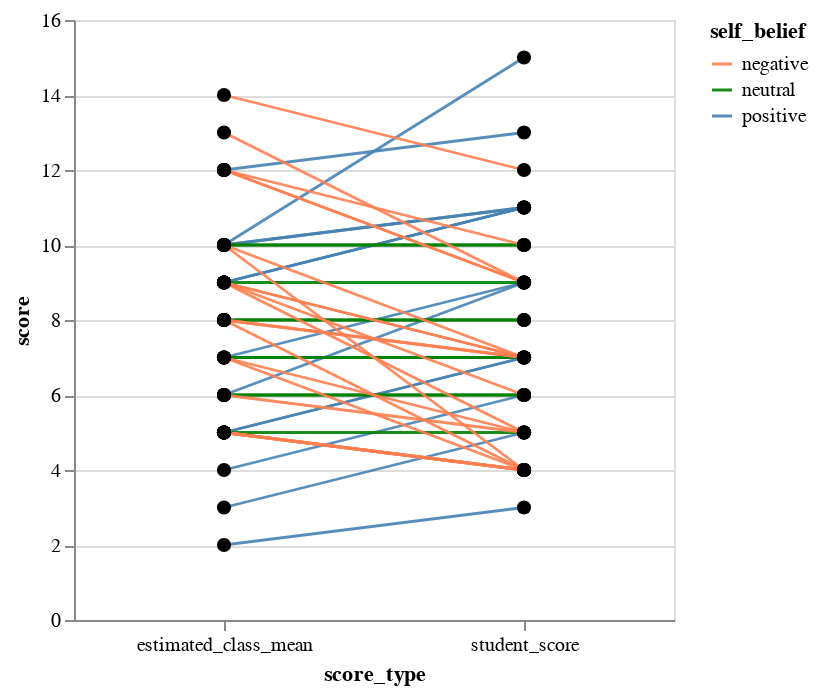

Source (notebook cell):
### Markdown cell above
### Py

### Code cell
points = alt.Chart(scores_this_year).mark_circle(size=50, color='black', opacity=1).encode(
    alt.X('score_type').axis(labelAngle=0),
    alt.Y('score'),
    alt.Detail('time')
).properties(
    width=300
)
(points.mark_line(size=1.4, opacity=0.9).encode(alt.Color('self_belief').scale(range=['coral', 'green', 'steelblue'])) + points)

### Figure 1 — Vega-Lite specification as saved in the notebook (floating-point values rounded to 4 significant figures)
{"config": {"view": {"continuousWidth": 300, "continuousHeight": 300}}, "layer": [{"mark": {"type": "line", "opacity": 0.9, "size": 1.4}, "encoding": {"color": {"field": "self_belief", "scale": {"range": ["coral", "green", "steelblue"]}, "type": "nominal"}, "detail": {"field": "time", "type": "nominal"}, "x": {"axis": {"labelAngle": 0}, "field": "score_type", "type": "nominal"}, "y": {"field": "score", "type": "quantitative"}}}, {"mark": {"type": "circle", "color": "black", "opacity": 1, "size": 50}, "encoding": {"detail": {"field": "time", "type": "nominal"}, "x": {"axis": {"labelAngle": 0}, "field": "score_type", "type": "nominal"}, "y": {"field": "score", "type": "quantitative"}}}], "data": {"name": "data-d87c8ac6701c54e21b83d7c3696c3ead"}, "width": 300, "$schema": "https://vega.github.io/schema/vega-lite/v5.20.1.json", "datasets": {"data-d87c8ac6701c54e21b83d7c3696c3ead": [{"time": "10/12/2024 0:04:22", "diff": 5.0, "self_belief": "positive", "year": 2024.0, "score_type": "student_score", "score": 15.0}, {"time": "10/12/2024 0:04:22", "diff": 5.0, "self_belief": "positive", "year": 2024.0, "score_type": "estimated_class_mean", "score": 10.0}, {"time": "10/8/2024 20:19:17", "diff": 3.0, "self_belief": "positive", "year": 2024.0, "score_type": "student_score", "score": 9.0}, {"time": "10/8/2024 20:19:17", "diff": 3.0, "self_belief": "positive", "year": 2024.0, "score_type": "estimated_class_mean", "score": 6.0}, {"time": "10/7/2024 14:28:51", "diff": 2.0, "self_belief": "positive", "year": 2024.0, "score_type": "student_score", "score": 7.0}, {"time": "10/7/2024 14:28:51", "diff": 2.0, "self_belief": "positive", "year": 2024.0, "score_type": "estimated_class_mean", "score": 5.0}, {"time": "10/7/2024 14:37:58", "diff": 2.0, "self_belief": "positive", "year": 2024.0, "score_type": "student_score", "score": 6.0}, {"time": "10/7/2024 14:37:58", "diff": 2.0, "self_belief": "positive", "year": 2024.0, "score_type": "estimated_class_mean", "score": 4.0}, {"time": "10/8/2024 10:38:58", "diff": 2.0, "self_belief": "positive", "year": 2024.0, "score_type": "student_score", "score": 5.0}, {"time": "10/8/2024 10:38:58", "diff": 2.0, "self_belief": "positive", "year": 2024.0, "score_type": "estimated_class_mean", "score": 3.0}, {"time": "10/9/2024 14:19:46", "diff": 2.0, "self_belief": "positive", "year": 2024.0, "score_type": "student_score", "score": 11.0}, {"time": "10/9/2024 14:19:46", "diff": 2.0, "self_belief": "positive", "year": 2024.0, "score_type": "estimated_class_mean", "score": 9.0}, {"time": "10/9/2024 14:26:54", "diff": 2.0, "self_belief": "positive", "year": 2024.0, "score_type": "student_score", "score": 7.0}, {"time": "10/9/2024 14:26:54", "diff": 2.0, "self_belief": "positive", "year": 2024.0, "score_type": "estimated_class_mean", "score": 5.0}, {"time": "10/9/2024 23:01:38", "diff": 2.0, "self_belief": "positive", "year": 2024.0, "score_type": "student_score", "score": 11.0}, {"time": "10/9/2024 23:01:38", "diff": 2.0, "self_belief": "positive", "year": 2024.0, "score_type": "estimated_class_mean", "score": 9.0}, {"time": "10/11/2024 16:24:51", "diff": 2.0, "self_belief": "positive", "year": 2024.0, "score_type": "student_score", "score": 11.0}, {"time": "10/11/2024 16:24:51", "diff": 2.0, "self_belief": "positive", "year": 2024.0, "score_type": "estimated_class_mean", "score": 9.0}, {"time": "10/12/2024 1:09:43", "diff": 2.0, "self_belief": "positive", "year": 2024.0, "score_type": "student_score", "score": 9.0}, {"time": "10/12/2024 1:09:43", "diff": 2.0, "self_belief": "positive", "year": 2024.0, "score_type": "estimated_class_mean", "score": 7.0}, {"time": "10/9/2024 2:11:05", "diff": 1.0, "self_belief": "positive", "year": 2024.0, "score_type": "student_score", "score": 11.0}, {"time": "10/9/2024 2:11:05", "diff": 1.0, "self_belief": "positive", "year": 2024.0, "score_type": "estimated_class_mean", "score": 10.0}, {"time": "10/9/2024 2:11:27", "diff": 1.0, "self_belief": "positive", "year": 2024.0, "score_type": "student_score", "score": 11.0}, {"time": "10/9/2024 2:11:27", "diff": 1.0, "self_belief": "positive", "year": 2024.0, "score_type": "estimated_class_mean", "score": 10.0}, {"time": "10/9/2024 14:22:53", "diff": 1.0, "self_belief": "positive", "year": 2024.0, "score_type": "student_score", "score": 3.0}, {"time": "10/9/2024 14:22:53", "diff": 1.0, "self_belief": "positive", "year": 2024.0, "score_type": "estimated_class_mean", "score": 2.0}, {"time": "10/10/2024 19:44:42", "diff": 1.0, "self_belief": "positive", "year": 2024.0, "score_type": "student_score", "score": 13.0}, {"time": "10/10/2024 19:44:42", "diff": 1.0, "self_belief": "positive", "year": 2024.0, "score_type": "estimated_class_mean", "score": 12.0}, {"time": "10/7/2024 14:40:30", "diff": 0.0, "self_belief": "neutral", "year": 2024.0, "score_type": "student_score", "score": 9.0}, {"time": "10/7/2024 14:40:30", "diff": 0.0, "self_belief": "neutral", "year": 2024.0, "score_type": "estimated_class_mean", "score": 9.0}, {"time": "10/8/2024 15:23:46", "diff": 0.0, "self_belief": "neutral", "year": 2024.0, "score_type": "student_score", "score": 5.0}, {"time": "10/8/2024 15:23:46", "diff": 0.0, "self_belief": "neutral", "year": 2024.0, "score_type": "estimated_class_mean", "score": 5.0}, {"time": "10/9/2024 9:52:40", "diff": 0.0, "self_belief": "neutral", "year": 2024.0, "score_type": "student_score", "score": 7.0}, {"time": "10/9/2024 9:52:40", "diff": 0.0, "self_belief": "neutral", "year": 2024.0, "score_type": "estimated_class_mean", "score": 7.0}, {"time": "10/9/2024 12:10:27", "diff": 0.0, "self_belief": "neutral", "year": 2024.0, "score_type": "student_score", "score": 6.0}, {"time": "10/9/2024 12:10:27", "diff": 0.0, "self_belief": "neutral", "year": 2024.0, "score_type": "estimated_class_mean", "score": 6.0}, {"time": "10/9/2024 15:19:08", "diff": 0.0, "self_belief": "neutral", "year": 2024.0, "score_type": "student_score", "score": 10.0}, {"time": "10/9/2024 15:19:08", "diff": 0.0, "self_belief": "neutral", "year": 2024.0, "score_type": "estimated_class_mean", "score": 10.0}, {"time": "10/9/2024 15:19:11", "diff": 0.0, "self_belief": "neutral", "year": 2024.0, "score_type": "student_score", "score": 8.0}, {"time": "10/9/2024 15:19:11", "diff": 0.0, "self_belief": "neutral", "year": 2024.0, "score_type": "estimated_class_mean", "score": 8.0}, {"time": "10/9/2024 21:16:08", "diff": 0.0, "self_belief": "neutral", "year": 2024.0, "score_type": "student_score", "score": 7.0}, {"time": "10/9/2024 21:16:08", "diff": 0.0, "self_belief": "neutral", "year": 2024.0, "score_type": "estimated_class_mean", "score": 7.0}, {"time": "10/10/2024 13:41:03", "diff": 0.0, "self_belief": "neutral", "year": 2024.0, "score_type": "student_score", "score": 10.0}, {"time": "10/10/2024 13:41:03", "diff": 0.0, "self_belief": "neutral", "year": 2024.0, "score_type": "estimated_class_mean", "score": 10.0}, {"time": "10/10/2024 15:47:43", "diff": 0.0, "self_belief": "neutral", "year": 2024.0, "score_type": "student_score", "score": 8.0}, {"time": "10/10/2024 15:47:43", "diff": 0.0, "self_belief": "neutral", "year": 2024.0, "score_type": "estimated_class_mean", "score": 8.0}, {"time": "10/11/2024 17:26:26", "diff": 0.0, "self_belief": "neutral", "year": 2024.0, "score_type": "student_score", "score": 6.0}, {"time": "10/11/2024 17:26:26", "diff": 0.0, "self_belief": "neutral", "year": 2024.0, "score_type": "estimated_class_mean", "score": 6.0}, {"time": "10/7/2024 14:12:15", "diff": -1.0, "self_belief": "negative", "year": 2024.0, "score_type": "student_score", "score": 4.0}, {"time": "10/7/2024 14:12:15", "diff": -1.0, "self_belief": "negative", "year": 2024.0, "score_type": "estimated_class_mean", "score": 5.0}, {"time": "10/7/2024 14:28:44", "diff": -1.0, "self_belief": "negative", "year": 2024.0, "score_type": "student_score", "score": 5.0}, {"time": "10/7/2024 14:28:44", "diff": -1.0, "self_belief": "negative", "year": 2024.0, "score_type": "estimated_class_mean", "score": 6.0}, {"time": "10/7/2024 14:42:37", "diff": -1.0, "self_belief": "negative", "year": 2024.0, "score_type": "student_score", "score": 7.0}, {"time": "10/7/2024 14:42:37", "diff": -1.0, "self_belief": "negative", "year": 2024.0, "score_type": "estimated_class_mean", "score": 8.0}, {"time": "10/7/2024 15:15:18", "diff": -1.0, "self_belief": "negative", "year": 2024.0, "score_type": "student_score", "score": 4.0}, {"time": "10/7/2024 15:15:18", "diff": -1.0, "self_belief": "negative", "year": 2024.0, "score_type": "estimated_class_mean", "score": 5.0}, {"time": "10/8/2024 14:40:20", "diff": -1.0, "self_belief": "negative", "year": 2024.0, "score_type": "student_score", "score": 4.0}, {"time": "10/8/2024 14:40:20", "diff": -1.0, "self_belief": "negative", "year": 2024.0, "score_type": "estimated_class_mean", "score": 5.0}, {"time": "10/8/2024 21:32:29", "diff": -1.0, "self_belief": "negative", "year": 2024.0, "score_type": "student_score", "score": 7.0}, {"time": "10/8/2024 21:32:29", "diff": -1.0, "self_belief": "negative", "year": 2024.0, "score_type": "estimated_class_mean", "score": 8.0}, {"time": "10/11/2024 22:02:03", "diff": -1.0, "self_belief": "negative", "year": 2024.0, "score_type": "student_score", "score": 4.0}, {"time": "10/11/2024 22:02:03", "diff": -1.0, "self_belief": "negative", "year": 2024.0, "score_type": "estimated_class_mean", "score": 5.0}, {"time": "10/11/2024 22:02:19", "diff": -1.0, "self_belief": "negative", "year": 2024.0, "score_type": "student_score", "score": 4.0}, {"time": "10/11/2024 22:02:19", "diff": -1.0, "self_belief": "negative", "year": 2024.0, "score_type": "estimated_class_mean", "score": 5.0}, {"time": "10/7/2024 14:32:42", "diff": -2.0, "self_belief": "negative", "year": 2024.0, "score_type": "student_score", "score": 5.0}, {"time": "10/7/2024 14:32:42", "diff": -2.0, "self_belief": "negative", "year": 2024.0, "score_type": "estimated_class_mean", "score": 7.0}, {"time": "10/7/2024 18:36:12", "diff": -2.0, "self_belief": "negative", "year": 2024.0, "score_type": "student_score", "score": 10.0}, {"time": "10/7/2024 18:36:12", "diff": -2.0, "self_belief": "negative", "year": 2024.0, "score_type": "estimated_class_mean", "score": 12.0}, {"time": "10/9/2024 12:43:25", "diff": -2.0, "self_belief": "negative", "year": 2024.0, "score_type": "student_score", "score": 7.0}, {"time": "10/9/2024 12:43:25", "diff": -2.0, "self_belief": "negative", "year": 2024.0, "score_type": "estimated_class_mean", "score": 9.0}, {"time": "10/9/2024 17:40:01", "diff": -2.0, "self_belief": "negative", "year": 2024.0, "score_type": "student_score", "score": 7.0}, {"time": "10/9/2024 17:40:01", "diff": -2.0, "self_belief": "negative", "year": 2024.0, "score_type": "estimated_class_mean", "score": 9.0}, {"time": "10/12/2024 17:17:14", "diff": -2.0, "self_belief": "negative", "year": 2024.0, "score_type": "student_score", "score": 12.0}, {"time": "10/12/2024 17:17:14", "diff": -2.0, "self_belief": "negative", "year": 2024.0, "score_type": "estimated_class_mean", "score": 14.0}, {"time": "10/7/2024 14:33:19", "diff": -3.0, "self_belief": "negative", "year": 2024.0, "score_type": "student_score", "score": 9.0}, {"time": "10/7/2024 14:33:19", "diff": -3.0, "self_belief": "negative", "year": 2024.0, "score_type": "estimated_class_mean", "score": 12.0}, {"time": "10/8/2024 18:17:59", "diff": -3.0, "self_belief": "negative", "year": 2024.0, "score_type": "student_score", "score": 4.0}, {"time": "10/8/2024 18:17:59", "diff": -3.0, "self_belief": "negative", "year": 2024.0, "score_type": "estimated_class_mean", "score": 7.0}, {"time": "10/9/2024 14:15:36", "diff": -3.0, "self_belief": "negative", "year": 2024.0, "score_type": "student_score", "score": 6.0}, {"time": "10/9/2024 14:15:36", "diff": -3.0, "self_belief": "negative", "year": 2024.0, "score_type": "estimated_class_mean", "score": 9.0}, {"time": "10/10/2024 10:06:15", "diff": -3.0, "self_belief": "negative", "year": 2024.0, "score_type": "student_score", "score": 7.0}, {"time": "10/10/2024 10:06:15", "diff": -3.0, "self_belief": "negative", "year": 2024.0, "score_type": "estimated_class_mean", "score": 10.0}, {"time": "10/10/2024 14:31:41", "diff": -3.0, "self_belief": "negative", "year": 2024.0, "score_type": "student_score", "score": 9.0}, {"time": "10/10/2024 14:31:41", "diff": -3.0, "self_belief": "negative", "year": 2024.0, "score_type": "estimated_class_mean", "score": 12.0}, {"time": "10/7/2024 12:32:54", "diff": -4.0, "self_belief": "negative", "year": 2024.0, "score_type": "student_score", "score": 4.0}, {"time": "10/7/2024 12:32:54", "diff": -4.0, "self_belief": "negative", "year": 2024.0, "score_type": "estimated_class_mean", "score": 8.0}, {"time": "10/9/2024 10:54:22", "diff": -4.0, "self_belief": "negative", "year": 2024.0, "score_type": "student_score", "score": 9.0}, {"time": "10/9/2024 10:54:22", "diff": -4.0, "self_belief": "negative", "year": 2024.0, "score_type": "estimated_class_mean", "score": 13.0}, {"time": "10/9/2024 18:39:00", "diff": -4.0, "self_belief": "negative", "year": 2024.0, "score_type": "student_score", "score": 5.0}, {"time": "10/9/2024 18:39:00", "diff": -4.0, "self_belief": "negative", "year": 2024.0, "score_type": "estimated_class_mean", "score": 9.0}, {"time": "10/7/2024 21:00:35", "diff": -6.0, "self_belief": "negative", "year": 2024.0, "score_type": "student_score", "score": 4.0}, {"time": "10/7/2024 21:00:35", "diff": -6.0, "self_belief": "negative", "year": 2024.0, "score_type": "estimated_class_mean", "score": 10.0}]}}
